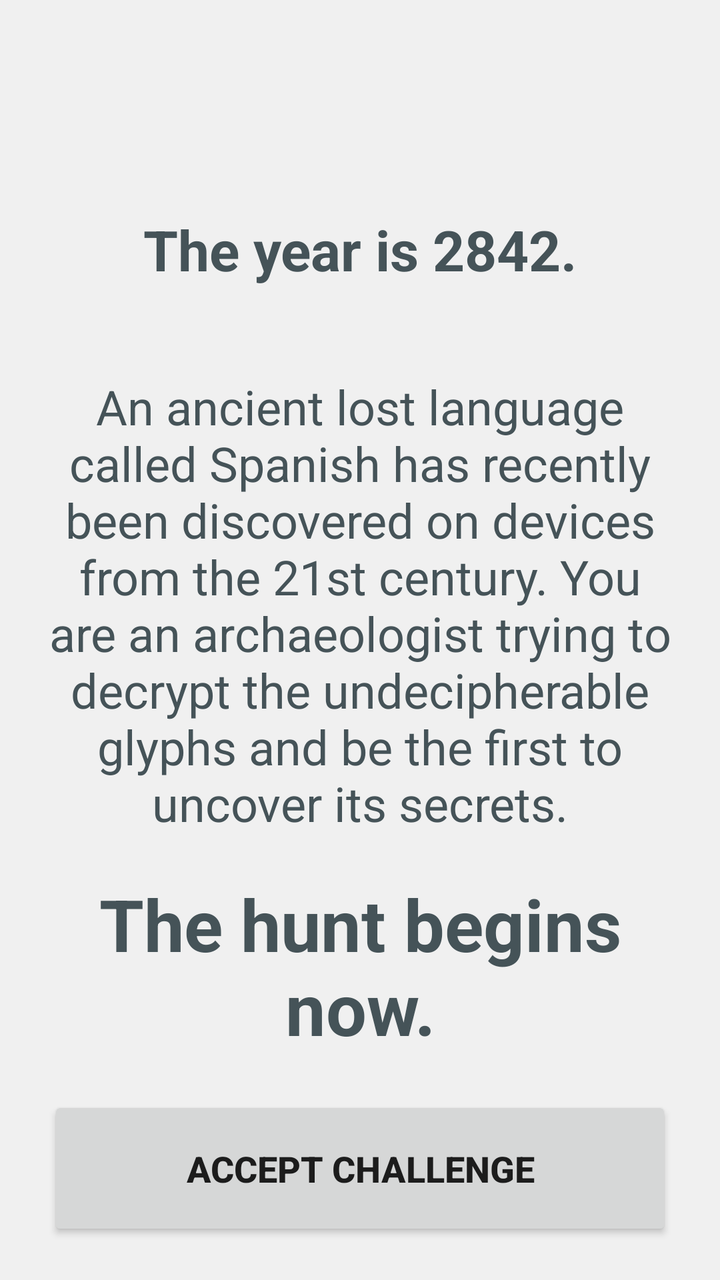
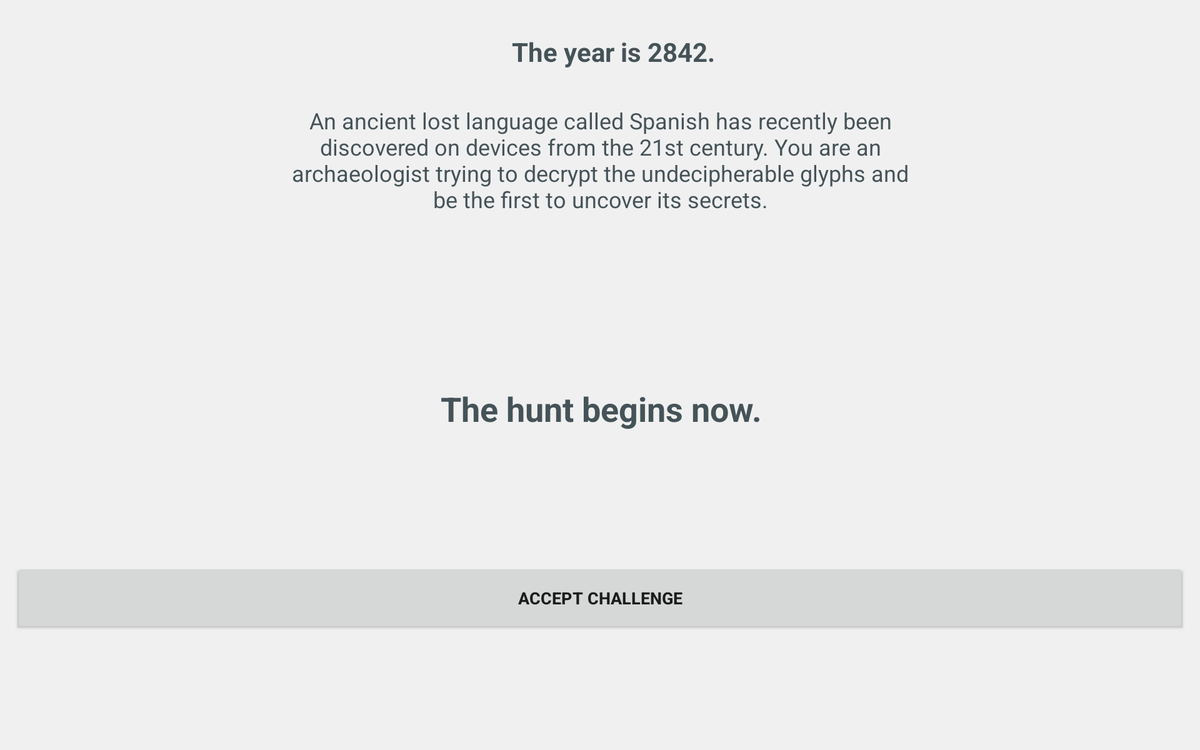

Compare how this app lays out the same screen by default and in its alternative resource folder. The renders come first, then the two layout files and the values they reference.
<!-- AndroidManifest.xml: application theme AppTheme -->
<!-- res/layout/activity_premise.xml -->
<?xml version="1.0" encoding="utf-8"?>
<android.support.constraint.ConstraintLayout xmlns:android="http://schemas.android.com/apk/res/android"
    xmlns:app="http://schemas.android.com/apk/res-auto"
    xmlns:tools="http://schemas.android.com/tools"
    android:layout_width="match_parent"
    android:layout_height="match_parent"
    android:paddingLeft="@dimen/activity_horizontal_margin"
    android:paddingRight="@dimen/activity_horizontal_margin"
    tools:context=".PremiseActivity">

    <TextView
        android:id="@+id/textView1"
        android:layout_width="wrap_content"
        android:layout_height="wrap_content"
        android:layout_marginBottom="8dp"
        android:layout_marginEnd="8dp"
        android:layout_marginLeft="8dp"
        android:layout_marginRight="8dp"
        android:layout_marginStart="8dp"
        android:layout_marginTop="8dp"
        android:text="@string/premise_prologue"
        android:textSize="28sp"
        android:textStyle="bold"
        app:layout_constraintBottom_toTopOf="@+id/textView2"
        app:layout_constraintEnd_toEndOf="parent"
        app:layout_constraintHorizontal_bias="0.503"
        app:layout_constraintStart_toStartOf="parent"
        app:layout_constraintTop_toTopOf="parent"
        app:layout_constraintVertical_bias="0.733" />

    <TextView
        android:id="@+id/textView2"
        android:layout_width="wrap_content"
        android:layout_height="wrap_content"
        android:layout_marginBottom="20dp"
        android:gravity="center_horizontal"
        android:text="@string/premise_body"
        android:textSize="24sp"
        app:layout_constraintBottom_toTopOf="@+id/textView3"
        app:layout_constraintEnd_toEndOf="parent"
        app:layout_constraintStart_toStartOf="parent" />

    <TextView
        android:id="@+id/textView3"
        android:layout_width="wrap_content"
        android:layout_height="wrap_content"
        android:layout_marginBottom="112dp"
        android:layout_marginEnd="8dp"
        android:layout_marginLeft="8dp"
        android:layout_marginRight="8dp"
        android:layout_marginStart="8dp"
        android:gravity="center"
        android:text="@string/premise_epilogue"
        android:textSize="36sp"
        android:textStyle="bold"
        app:layout_constraintBottom_toBottomOf="parent"
        app:layout_constraintEnd_toEndOf="parent"
        app:layout_constraintHorizontal_bias="0.526"
        app:layout_constraintStart_toStartOf="parent" />

    <Button
        android:id="@+id/acceptButton"
        android:layout_width="@dimen/buttonWidth"
        android:layout_height="wrap_content"
        android:layout_gravity="center"
        android:layout_marginEnd="8dp"
        android:layout_marginLeft="8dp"
        android:layout_marginRight="8dp"
        android:layout_marginStart="8dp"
        android:layout_marginTop="20dp"
        android:paddingBottom="24dp"
        android:paddingTop="24dp"
        android:text="Accept Challenge"
        android:textSize="18sp"
        android:textStyle="bold"
        app:layout_constraintEnd_toEndOf="parent"
        app:layout_constraintStart_toStartOf="parent"
        app:layout_constraintTop_toBottomOf="@+id/textView3" />

</android.support.constraint.ConstraintLayout>
<!-- resources referenced by this layout -->
<resources>
  <dimen name="activity_horizontal_margin">16dp</dimen>
  <string name="premise_body">An ancient lost language called Spanish has recently been discovered on devices from the 21st century. You are an archaeologist trying to decrypt the undecipherable glyphs and be the first to uncover its secrets.</string>
  <string name="premise_epilogue">The hunt begins now.</string>
  <string name="premise_prologue">The year is 2842.</string>
  <style name="AppTheme" parent="Theme.AppCompat.Light.DarkActionBar">
          
          <item name="colorPrimary">@color/colorPrimary</item>
          <item name="colorPrimaryDark">@color/colorPrimaryDark</item>
          <item name="colorAccent">@color/colorAccent</item>
          <item name="android:windowBackground">@color/background</item>
          <item name="android:textViewStyle">@style/MyTextViewStyle</item>
      </style>
  <color name="colorPrimary">#00AA8D</color>
  <color name="colorPrimaryDark">#008975</color>
  <color name="colorAccent">#FFA000</color>
  <color name="background">#F0F0F0</color>
  <style name="MyTextViewStyle" parent="android:Widget.TextView">
          <item name="android:textColor">@color/textColor</item>
      </style>
  <color name="textColor">#455358</color>
</resources>
<!-- res/layout-xlarge/activity_premise.xml (the repository's variant of the layout above) -->
<!-- drawn on a large tablet held sideways -->
<?xml version="1.0" encoding="utf-8"?>
<android.support.constraint.ConstraintLayout xmlns:android="http://schemas.android.com/apk/res/android"
    xmlns:app="http://schemas.android.com/apk/res-auto"
    xmlns:tools="http://schemas.android.com/tools"
    android:layout_width="match_parent"
    android:layout_height="match_parent"
    android:paddingLeft="@dimen/activity_horizontal_margin"
    android:paddingRight="@dimen/activity_horizontal_margin"
    tools:context=".PremiseActivity">

    <TextView
        android:id="@+id/textView1"
        android:layout_width="wrap_content"
        android:layout_height="wrap_content"
        android:layout_marginBottom="8dp"
        android:layout_marginEnd="8dp"
        android:layout_marginTop="8dp"
        android:text="@string/premise_prologue"
        android:textSize="28sp"
        android:textStyle="bold"
        app:layout_constraintBottom_toTopOf="@+id/textView2"
        app:layout_constraintEnd_toEndOf="parent"
        app:layout_constraintHorizontal_bias="0.518"
        app:layout_constraintStart_toStartOf="parent"
        app:layout_constraintTop_toTopOf="parent"
        app:layout_constraintVertical_bias="0.481" />

    <TextView
        android:id="@+id/textView2"
        android:layout_width="680dp"
        android:layout_height="231dp"
        android:layout_marginBottom="68dp"
        android:gravity="center_horizontal"
        android:text="@string/premise_body"
        android:textSize="24sp"
        app:layout_constraintBottom_toTopOf="@+id/textView3"
        app:layout_constraintEnd_toEndOf="parent"
        app:layout_constraintStart_toStartOf="parent" />

    <TextView
        android:id="@+id/textView3"
        android:layout_width="wrap_content"
        android:layout_height="wrap_content"
        android:layout_marginBottom="340dp"
        android:layout_marginEnd="8dp"
        android:layout_marginStart="8dp"
        android:gravity="center"
        android:text="@string/premise_epilogue"
        android:textSize="36sp"
        android:textStyle="bold"
        app:layout_constraintBottom_toBottomOf="parent"
        app:layout_constraintEnd_toEndOf="parent"
        app:layout_constraintHorizontal_bias="0.501"
        app:layout_constraintStart_toStartOf="parent" />

    <Button
        android:id="@+id/acceptButton"
        android:layout_width="@dimen/buttonWidth"
        android:layout_height="wrap_content"
        android:layout_gravity="center"
        android:layout_marginBottom="8dp"
        android:layout_marginTop="20dp"
        android:paddingBottom="24dp"
        android:paddingTop="24dp"
        android:text="Accept Challenge"
        android:textSize="18sp"
        android:textStyle="bold"
        app:layout_constraintBottom_toBottomOf="parent"
        app:layout_constraintEnd_toEndOf="parent"
        app:layout_constraintStart_toStartOf="parent"
        app:layout_constraintTop_toBottomOf="@+id/textView3"
        app:layout_constraintVertical_bias="0.508" />

</android.support.constraint.ConstraintLayout>
